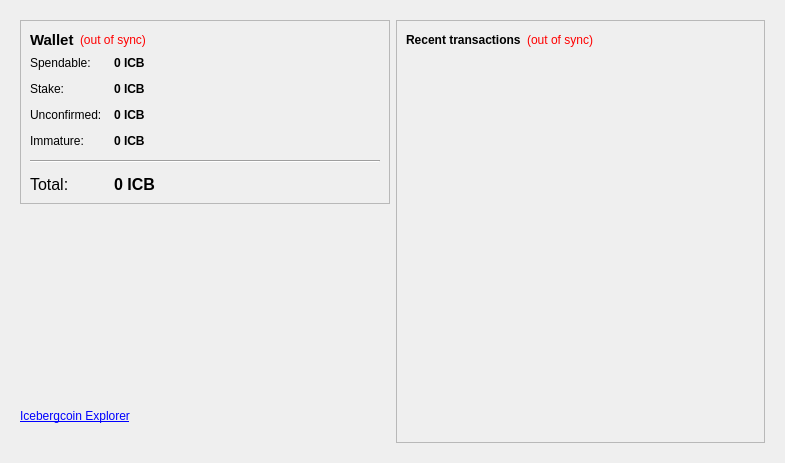
<?xml version="1.0" encoding="UTF-8"?>
<ui version="4.0">
 <class>OverviewPage</class>
 <widget class="QWidget" name="OverviewPage">
  <property name="geometry">
   <rect>
    <x>0</x>
    <y>0</y>
    <width>785</width>
    <height>463</height>
   </rect>
  </property>
  <property name="windowTitle">
   <string>Form</string>
  </property>
  <layout class="QHBoxLayout" name="horizontalLayout" stretch="0">
   <item>
    <widget class="QFrame" name="frameMain">
     <property name="frameShape">
      <enum>QFrame::NoFrame</enum>
     </property>
     <layout class="QHBoxLayout" name="horizontalLayout_3">
      <item>
       <layout class="QVBoxLayout" name="verticalLayout_2">
        <item>
         <widget class="QFrame" name="frame">
          <property name="frameShape">
           <enum>QFrame::StyledPanel</enum>
          </property>
          <property name="frameShadow">
           <enum>QFrame::Plain</enum>
          </property>
          <layout class="QVBoxLayout" name="verticalLayout_4">
           <item>
            <layout class="QHBoxLayout" name="horizontalLayout_4">
             <item>
              <widget class="QLabel" name="label_5">
               <property name="font">
                <font>
                 <pointsize>11</pointsize>
                 <weight>75</weight>
                 <bold>true</bold>
                </font>
               </property>
               <property name="text">
                <string>Wallet</string>
               </property>
              </widget>
             </item>
             <item>
              <widget class="QLabel" name="labelWalletStatus">
               <property name="toolTip">
                <string>The displayed information may be out of date. Your wallet automatically synchronizes with the Icebergcoin network after a connection is established, but this process has not completed yet.</string>
               </property>
               <property name="styleSheet">
                <string notr="true">QLabel { color: red; }</string>
               </property>
               <property name="text">
                <string notr="true">(out of sync)</string>
               </property>
               <property name="alignment">
                <set>Qt::AlignLeading|Qt::AlignLeft|Qt::AlignVCenter</set>
               </property>
              </widget>
             </item>
             <item>
              <spacer name="horizontalSpacer_2">
               <property name="orientation">
                <enum>Qt::Horizontal</enum>
               </property>
               <property name="sizeHint" stdset="0">
                <size>
                 <width>40</width>
                 <height>20</height>
                </size>
               </property>
              </spacer>
             </item>
            </layout>
           </item>
           <item>
            <layout class="QFormLayout" name="formLayout_2">
             <property name="fieldGrowthPolicy">
              <enum>QFormLayout::AllNonFixedFieldsGrow</enum>
             </property>
             <property name="horizontalSpacing">
              <number>12</number>
             </property>
             <property name="verticalSpacing">
              <number>12</number>
             </property>
             <item row="0" column="0">
              <widget class="QLabel" name="label">
               <property name="text">
                <string>Spendable:</string>
               </property>
              </widget>
             </item>
             <item row="0" column="1">
              <widget class="QLabel" name="labelBalance">
               <property name="font">
                <font>
                 <weight>75</weight>
                 <bold>true</bold>
                </font>
               </property>
               <property name="cursor">
                <cursorShape>IBeamCursor</cursorShape>
               </property>
               <property name="toolTip">
                <string>Your current spendable balance</string>
               </property>
               <property name="text">
                <string notr="true">0 ICB</string>
               </property>
               <property name="textInteractionFlags">
                <set>Qt::LinksAccessibleByMouse|Qt::TextSelectableByKeyboard|Qt::TextSelectableByMouse</set>
               </property>
              </widget>
             </item>
             <item row="1" column="0">
              <widget class="QLabel" name="label_6">
               <property name="text">
                <string>Stake:</string>
               </property>
              </widget>
             </item>
             <item row="1" column="1">
              <widget class="QLabel" name="labelStake">
               <property name="font">
                <font>
                 <weight>75</weight>
                 <bold>true</bold>
                </font>
               </property>
               <property name="cursor">
                <cursorShape>IBeamCursor</cursorShape>
               </property>
               <property name="toolTip">
                <string>Total of coins that was staked, and do not yet count toward the current balance</string>
               </property>
               <property name="text">
                <string notr="true">0 ICB</string>
               </property>
               <property name="textInteractionFlags">
                <set>Qt::LinksAccessibleByMouse|Qt::TextSelectableByKeyboard|Qt::TextSelectableByMouse</set>
               </property>
              </widget>
             </item>
             <item row="2" column="0">
              <widget class="QLabel" name="label_3">
               <property name="text">
                <string>Unconfirmed:</string>
               </property>
              </widget>
             </item>
             <item row="2" column="1">
              <widget class="QLabel" name="labelUnconfirmed">
               <property name="font">
                <font>
                 <weight>75</weight>
                 <bold>true</bold>
                </font>
               </property>
               <property name="cursor">
                <cursorShape>IBeamCursor</cursorShape>
               </property>
               <property name="toolTip">
                <string>Total of transactions that have yet to be confirmed, and do not yet count toward the current balance</string>
               </property>
               <property name="text">
                <string notr="true">0 ICB</string>
               </property>
               <property name="textInteractionFlags">
                <set>Qt::LinksAccessibleByMouse|Qt::TextSelectableByKeyboard|Qt::TextSelectableByMouse</set>
               </property>
              </widget>
             </item>
             <item row="3" column="0">
              <widget class="QLabel" name="labelImmatureText">
               <property name="text">
                <string>Immature:</string>
               </property>
              </widget>
             </item>
             <item row="3" column="1">
              <widget class="QLabel" name="labelImmature">
               <property name="font">
                <font>
                 <weight>75</weight>
                 <bold>true</bold>
                </font>
               </property>
               <property name="toolTip">
                <string>Mined balance that has not yet matured</string>
               </property>
               <property name="text">
                <string notr="true">0 ICB</string>
               </property>
               <property name="textInteractionFlags">
                <set>Qt::LinksAccessibleByMouse|Qt::TextSelectableByKeyboard|Qt::TextSelectableByMouse</set>
               </property>
              </widget>
             </item>
             <item row="4" column="0" colspan="2">
              <widget class="Line" name="line">
               <property name="orientation">
                <enum>Qt::Horizontal</enum>
               </property>
              </widget>
             </item>
             <item row="5" column="0">
              <widget class="QLabel" name="labelTotalText">
               <property name="font">
                <font>
                 <pointsize>12</pointsize>
                </font>
               </property>
               <property name="text">
                <string>Total:</string>
               </property>
              </widget>
             </item>
             <item row="5" column="1">
              <widget class="QLabel" name="labelTotal">
               <property name="font">
                <font>
                 <pointsize>12</pointsize>
                 <weight>75</weight>
                 <bold>true</bold>
                </font>
               </property>
               <property name="cursor">
                <cursorShape>IBeamCursor</cursorShape>
               </property>
               <property name="toolTip">
                <string>Your current total balance</string>
               </property>
               <property name="text">
                <string notr="true">0 ICB</string>
               </property>
               <property name="textInteractionFlags">
                <set>Qt::LinksAccessibleByMouse|Qt::TextSelectableByKeyboard|Qt::TextSelectableByMouse</set>
               </property>
              </widget>
             </item>
            </layout>
           </item>
          </layout>
         </widget>
        </item>
        <item>
         <spacer name="verticalSpacer">
          <property name="orientation">
           <enum>Qt::Vertical</enum>
          </property>
          <property name="sizeHint" stdset="0">
           <size>
            <width>20</width>
            <height>40</height>
           </size>
          </property>
         </spacer>
        </item>
        <item>
         <widget class="QLabel" name="labelExplorer">
          <property name="text">
           <string>&lt;html&gt;&lt;head/&gt;&lt;body&gt;&lt;p&gt;&lt;a href=&quot;http://51.255.6.35:30006/&quot;&gt;&lt;span style=&quot; text-decoration: underline; color:#0000ff;&quot;&gt;Icebergcoin Explorer&lt;/span&gt;&lt;/a&gt;&lt;/p&gt;&lt;/body&gt;&lt;/html&gt;</string>
          </property>
          <property name="textInteractionFlags">
           <set>Qt::LinksAccessibleByKeyboard|Qt::LinksAccessibleByMouse|Qt::TextBrowserInteraction|Qt::TextSelectableByKeyboard|Qt::TextSelectableByMouse</set>
          </property>
         </widget>
        </item>
        <item>
         <widget class="QLabel" name="label_2">
          <property name="text">
           <string/>
          </property>
          <property name="pixmap">
           <pixmap>:/images/wallet</pixmap>
          </property>
         </widget>
        </item>
       </layout>
      </item>
      <item>
       <layout class="QVBoxLayout" name="verticalLayout_3">
        <item>
         <widget class="QFrame" name="frame_2">
          <property name="frameShape">
           <enum>QFrame::StyledPanel</enum>
          </property>
          <property name="frameShadow">
           <enum>QFrame::Plain</enum>
          </property>
          <layout class="QVBoxLayout" name="verticalLayout">
           <item>
            <layout class="QHBoxLayout" name="horizontalLayout_2">
             <item>
              <widget class="QLabel" name="label_4">
               <property name="text">
                <string>&lt;b&gt;Recent transactions&lt;/b&gt;</string>
               </property>
              </widget>
             </item>
             <item>
              <widget class="QLabel" name="labelTransactionsStatus">
               <property name="toolTip">
                <string>The displayed information may be out of date. Your wallet automatically synchronizes with the Icebergcoin network after a connection is established, but this process has not completed yet.</string>
               </property>
               <property name="styleSheet">
                <string notr="true">QLabel { color: red; }</string>
               </property>
               <property name="text">
                <string notr="true">(out of sync)</string>
               </property>
               <property name="alignment">
                <set>Qt::AlignRight|Qt::AlignTrailing|Qt::AlignVCenter</set>
               </property>
              </widget>
             </item>
             <item>
              <spacer name="horizontalSpacer">
               <property name="orientation">
                <enum>Qt::Horizontal</enum>
               </property>
               <property name="sizeHint" stdset="0">
                <size>
                 <width>40</width>
                 <height>20</height>
                </size>
               </property>
              </spacer>
             </item>
            </layout>
           </item>
           <item>
            <widget class="QListView" name="listTransactions">
             <property name="styleSheet">
              <string notr="true">QListView { background: transparent; }</string>
             </property>
             <property name="frameShape">
              <enum>QFrame::NoFrame</enum>
             </property>
             <property name="verticalScrollBarPolicy">
              <enum>Qt::ScrollBarAlwaysOff</enum>
             </property>
             <property name="horizontalScrollBarPolicy">
              <enum>Qt::ScrollBarAlwaysOff</enum>
             </property>
             <property name="selectionMode">
              <enum>QAbstractItemView::NoSelection</enum>
             </property>
            </widget>
           </item>
          </layout>
         </widget>
        </item>
       </layout>
      </item>
     </layout>
    </widget>
   </item>
  </layout>
 </widget>
 <resources/>
 <connections/>
</ui>
